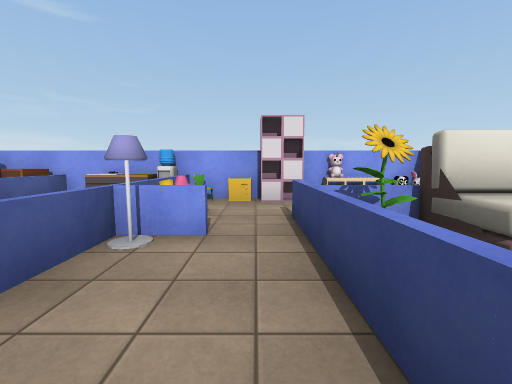
[1] (above)

17 first-person views from a walk through a 3-D level made in the Unity game engine. The camera is 1.4 m above the floor, tilts 6° down and sees 90° across. The floor is counted in squares, 2 m on a side. Each view is taken from the middle of a square. On the plan, view 1 faces up. The plan holds only what a view shows up to about 9 squares ahead; the rest is blank. Some animated figures are left out. Some surface patterns are stand-ins.

[2]
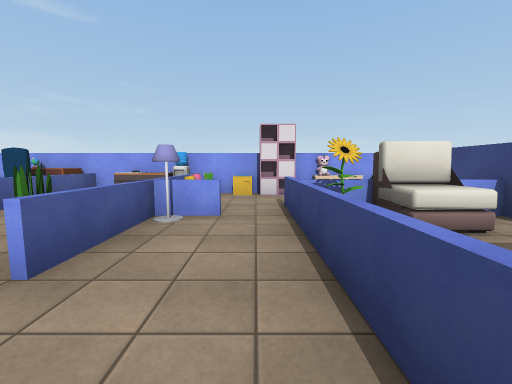

[3]
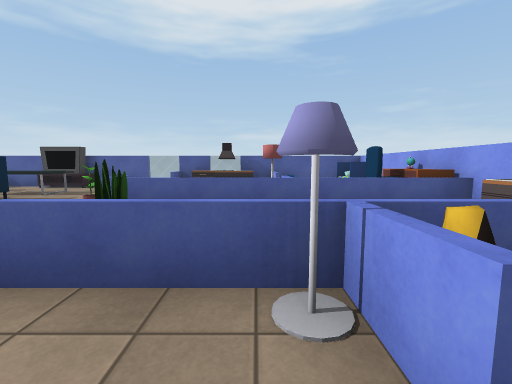

[4]
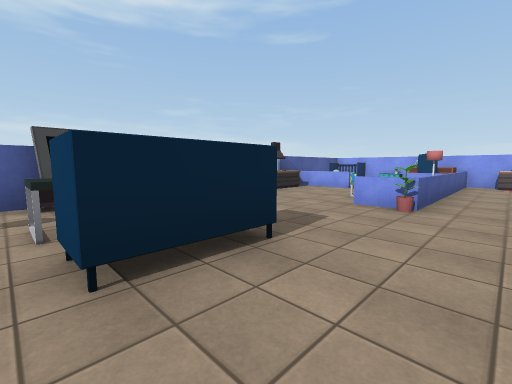

[5]
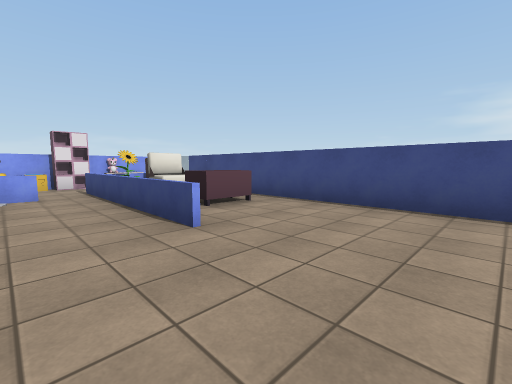

[6]
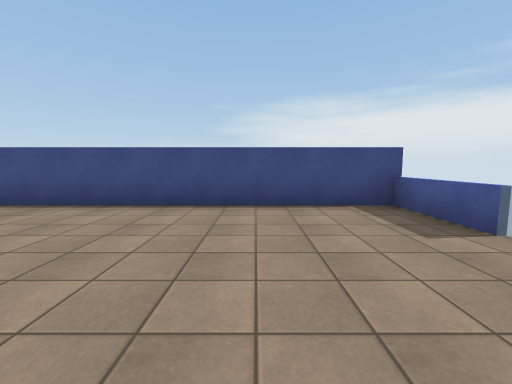

[7]
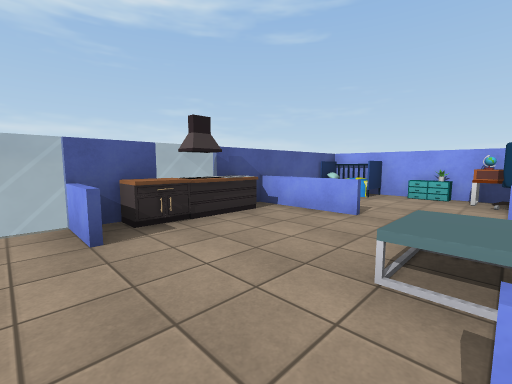

[8]
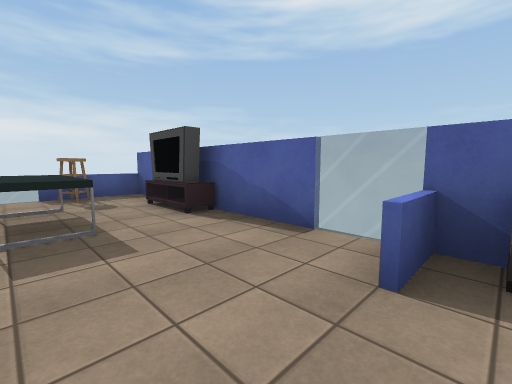

[9]
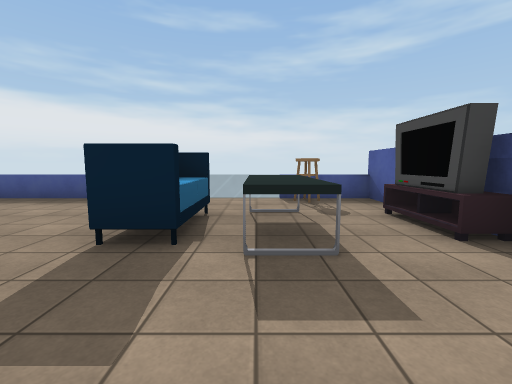

[10]
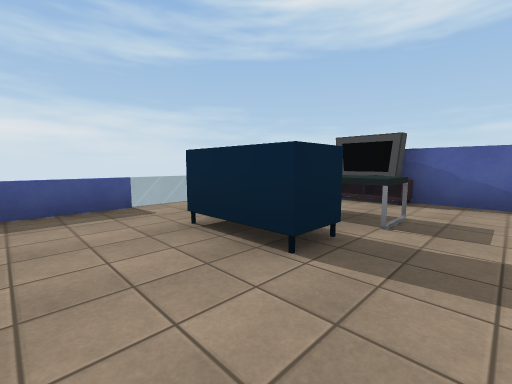

[11]
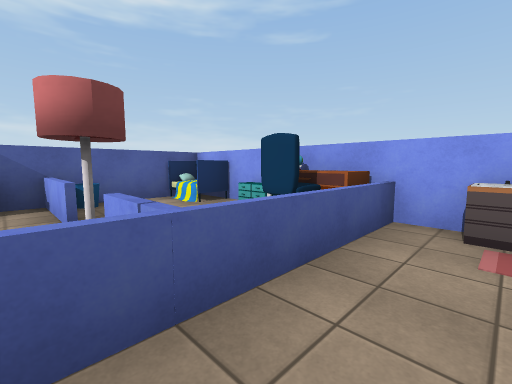

[12]
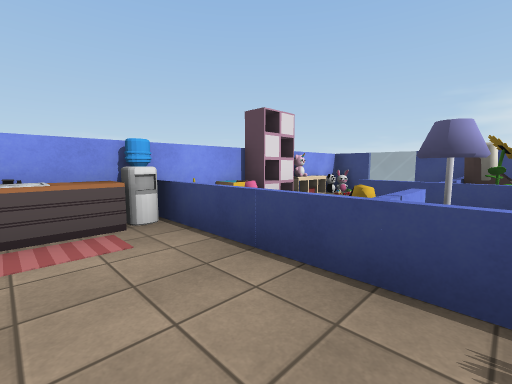

[13]
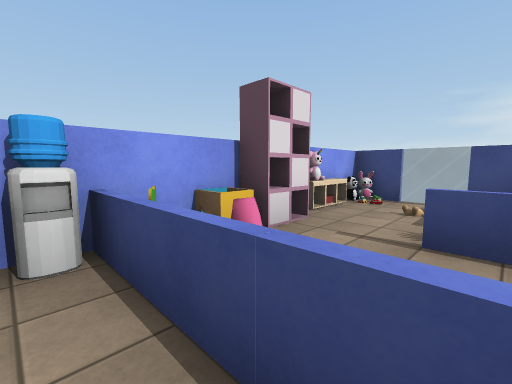

[14]
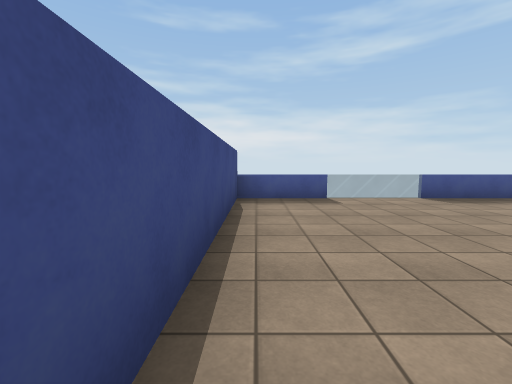

[15]
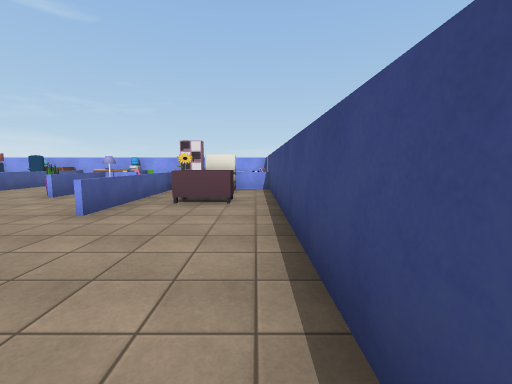

[16]
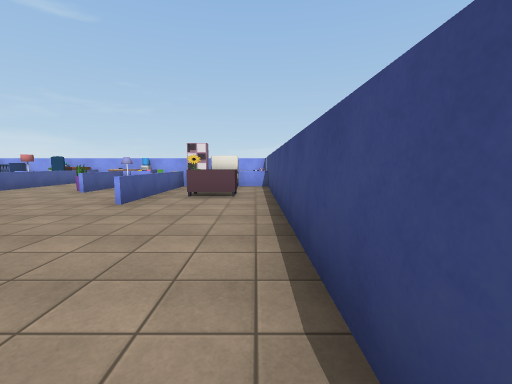

[17]
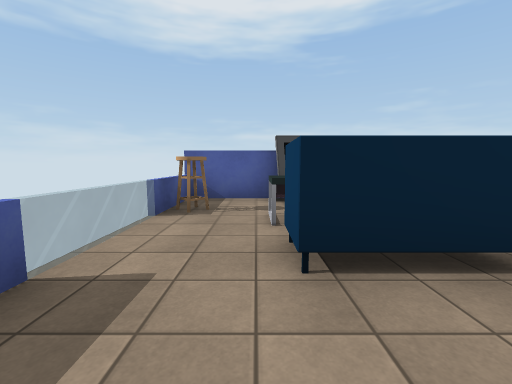

### Floor plan
Points are (right, up) in squares from view 1. A wall is a line through its corners. A room is listed if a view was taken in it or the views show most of it. See-through windows are left out.
Room 1 (views 1, 2, 3, 4, 5, 6, 7, 8, 9, 10, 11, 12, 13, 14, 15, 16, 17)
walls: (3.4, -6.4) (3.4, 5.4) (-8.4, 5.4) (-8.4, -6.4); (3.2, 4.9) (2.9, 5.4); (3.4, 4.9) (3, 5.3); (3.4, 5) (2.9, 5.3)
low walls: (-1.4, 1.5) (-1.4, 0.5); (0.5, -1.5) (0.5, 3.5); (-3.9, 2.5) (-5, 2.5); (-6.5, 2.5) (-7.5, 2.5); (-4.6, -6.4) (-0.5, -6.4); (-4, 5.5) (-4, -0.5) (-5, -0.5); (1.4, -6.4) (3.4, -6.4); (3.5, 2.5) (0.6, 2.5) (0.6, -1.5); (-8.4, -6.4) (-7, -6.4); (3.2, 5) (3, 5.4)
objects: TV (-8, -4); cabinet (-8, 0); other object (-8, 1); cabinet (-8, 2); bin (-8, 3); bed (-8, 5) to (-7, 5); chair (-7, -6); table (-7, -4); table (-6, -5) to (-6, -3); cabinet (-6, 5); sofa (-5, -4) to (-5, -3); table (-5, 1); chair (-5, 4); other object (-5, 5); other object (-4, -1); lamp (-4, 2); cabinet (-3, 5); other object (-2, 1); lamp (-1, 2); other object (-1, 3); other object (-1, 4); other object (-1, 5); other object (0, 5); other object (1, 2); other object (1, 5); table (2, 0); sofa (2, 2); shelf (2, 5)

Where each view was taken, in squares from view 1:
view 1: 0 up, 0 right, facing up
view 2: 1 down, 0 right, facing up
view 3: 2 up, 0 right, facing left
view 4: 5 down, 3 left, facing up-left
view 5: 4 down, 1 left, facing up-right
view 6: 4 down, 1 left, facing right
view 7: 1 down, 5 left, facing up-left
view 8: 0 up, 6 left, facing down-left
view 9: 1 down, 6 left, facing down
view 10: 2 down, 3 left, facing down-left
view 11: 2 up, 3 left, facing up-left
view 12: 2 up, 3 left, facing up-right
view 13: 3 up, 2 left, facing up-right
view 14: 1 down, 3 right, facing down
view 15: 5 down, 3 right, facing up
view 16: 6 down, 3 right, facing up
view 17: 5 down, 3 left, facing left
